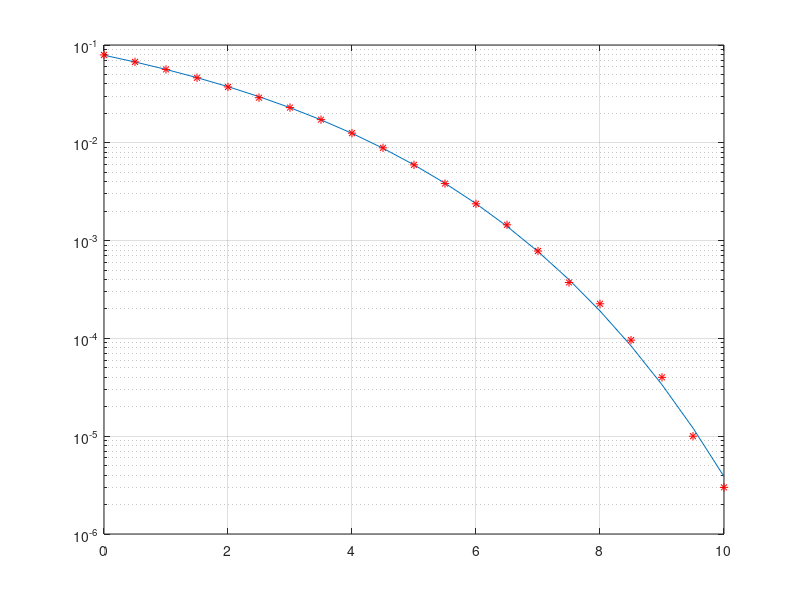

This chart was generated by the following MATLAB code:
%Optical receiver
%Task
close all;
clear all;
 

% Calculate the theoretical BER in the range < 0, 10 > dB with step 0.1 dB. Do not
% forget that you need to convert the ratio Eb/N0 from the logarithmic units in order
% to substitute it into equation 3.1.
EbNodb = [0:0.5:10];
EbNo = 10.^(EbNodb./10);
pe=0.5.*erfc(sqrt(EbNo));
%pe = qfunc(sqrt(2*EbNo));
semilogy(EbNodb, pe);
grid on;


% Generate the random symbols ±1 using the function randsrc, that you already know
% from the previous lab. More the symbols you will use, more the BER estimate will
% be precise. Try to estimate the minimal numbel of random BPSK symbols needed
% to estimate the error probability of 1 · 10−5

Nsym=1e6;
syms=randsrc(1,Nsym);
for i=1:length(EbNo)
    sigma=sqrt(1/(2*EbNo(i)));
    % Add the gaussian noise with the desired variance to the binary symbols using the function randn.
    n=sigma*randn(1,Nsym);
     r=syms+n;
     dec=sign(r);
      nerr(i)=numel(find(syms~=dec));
       BER(i)=nerr(i)/length(syms);
end
hold on;

plot(EbNodb, BER, 'r*')